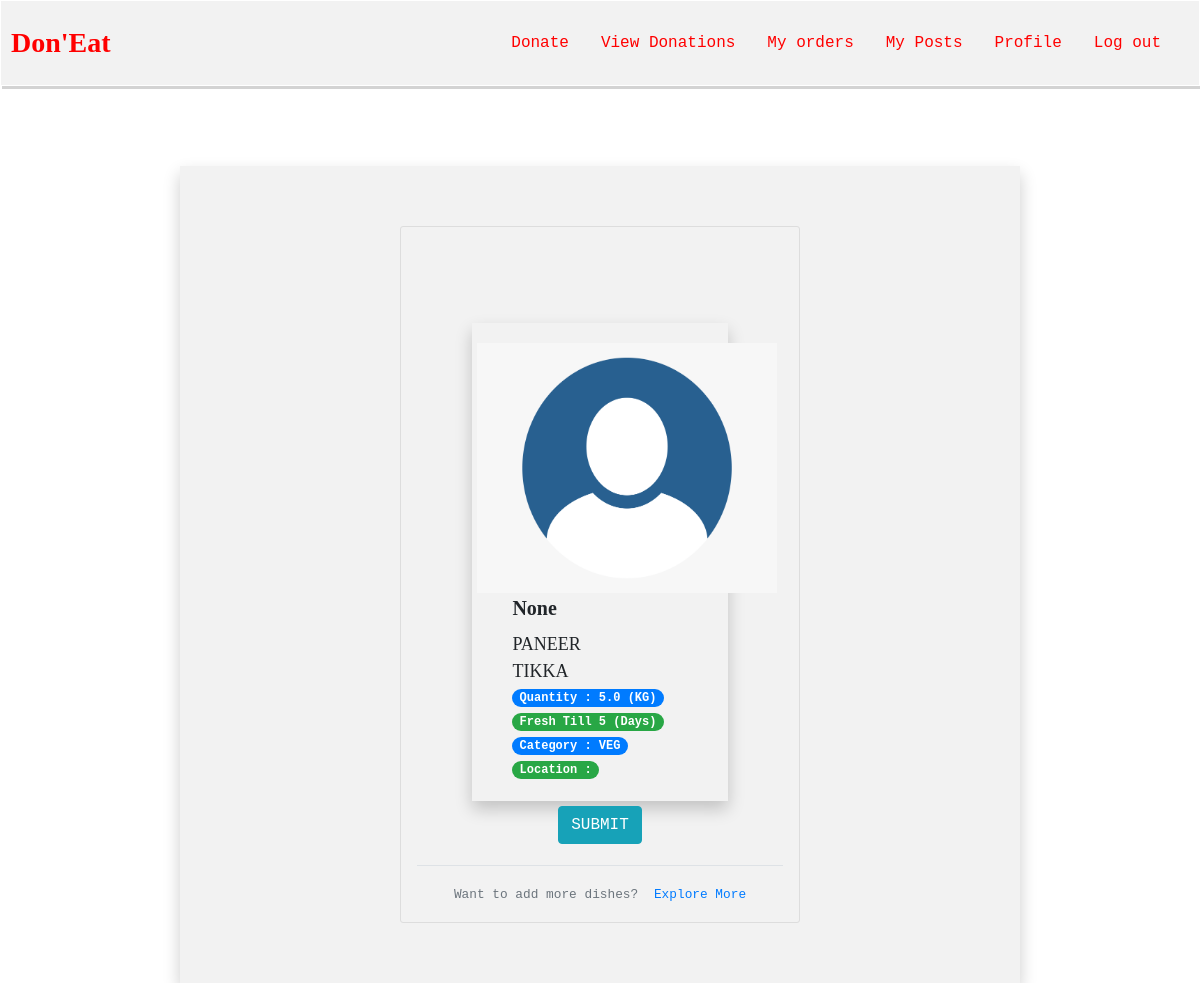
The page /view_donations/1/ (signed in) on the database as committed earlier.
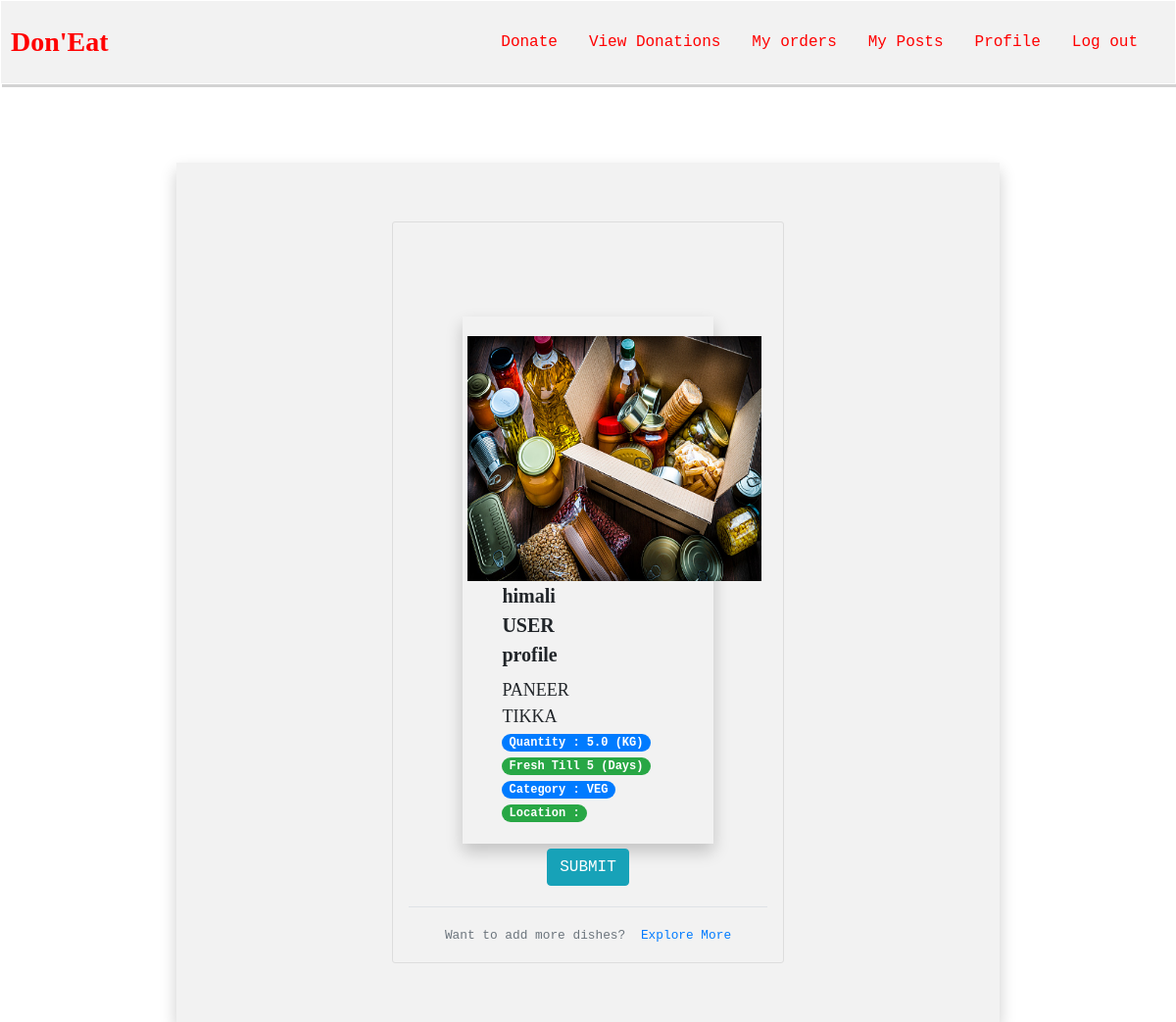
The same page on the database as committed later.
### posts/models.py (models this page shows, shortened)
class Item(models.Model):
    posting_organization = models.ForeignKey(ProfileModel,on_delete=models.CASCADE,null=True,related_name = 'posting_organization')
    ordering_organization = models.ForeignKey(ProfileModel,on_delete=models.CASCADE,null=True,related_name = 'ordering_organization')
    isOrdered = models.BooleanField(default=False,null=True)
    isDelivered = models.BooleanField(default=False,null=True)
    isQualityOK = models.BooleanField(default=False,null=True)
    isQuantityOK = models.BooleanField(default=False,null=True)
    description = models.CharField(max_length=100)
    quantity = models.FloatField()
    category = models.CharField(choices=CATEGORY_CHOICES, default='VEG',null=True,max_length=100)
    image = models.ImageField(default='default.png',upload_to='profile_pics')
    freshTill = models.IntegerField(default=0)
    walletPublicAddress = models.CharField(max_length=50,null=True,default=0)
    deliveredBy = models.ForeignKey(ProfileModel,on_delete=models.CASCADE,null=True,related_name = 'deliveredBy')
    isChecked = models.BooleanField(default=False,null=True)

### users/models.py (models this page shows)
class ProfileModel(models.Model):
    user = models.OneToOneField(User,on_delete=models.CASCADE)
    category = models.CharField(choices=CATEGORY_CHOICES, default='USER',null=True,max_length=100)
    image = models.ImageField(default='default.png',upload_to='profile_pics')
    instituteName = models.CharField(max_length=100,null=True)
    instituteType = models.CharField(choices=ORG_CHOICES, default='Others',null=True,max_length=100)
    location = models.CharField(max_length=100,null=True)
    acceptanceRate = models.FloatField(null=True,default=0)
    walletPublicAddress = models.CharField(max_length=50,null=True,default=0)
    def __str__(self):
        return f'{self.user.username} {self.category} profile'

### posts/views.py (the view, shortened to what this page needs)
# urls.py: path('view_donations/<int:id>/', posts_views.viewDonation, name='view_donations'),
@login_required
def viewDonation(request,id):
    ob = ProfileModel.objects.get(user=request.user)
    role = ob.category
    inst = Item.objects.get(id=id)
    context = {
        'item_obj': inst,
        'role':role
    }
    return render(request,'posts/view_donations.html',context)

### posts/templates/posts/view_donations.html (shortened to what this page needs)
{% extends 'posts/base.html' %}
{% block body %}
{% load crispy_forms_tags %}
<div class="container detail-card">
        <div class="content-section">
            <form method="POST">{% csrf_token %}
                <div class="container detail-card">
                    <div class="row">
                        <div class="row">
                        <div class="col-md-4">
                                    <img height="250px" width="300px" src="{{ item_obj.image.url }}">
                        </div>
                            </div>
                        <div class="col-md-6 offset-1">
                            <div class="row">
                                <div class="col-md-12 pb-2" style="font-size: 20px; font-family: Tahoma; font-weight: bold;">
                                    {{ item_obj.posting_organization }}
                                </div>
                            </div>
                            <div class="row">
                                <div class="col-md-12" style="font-family: fantasy; font-size: 18px;">
                                    {{ item_obj.description }}
                                </div>
                            </div>
                            <div class="row">
                                <div class="col-md-12">
                                    <span class="badge badge-pill badge-primary"> Quantity : {{ item_obj.quantity }} (KG) </span>
                                    <span class="badge badge-pill badge-success"> Fresh Till {{ item_obj.freshTill }} (Days) </span>
                                    <span class="badge badge-pill badge-primary"> Category : {{ item_obj.category }} </span>
                                    <br>
                                    <span class="badge badge-pill badge-success"> Location : {{ item.posting_organization.location }} </span>
                                </div>
                            </div>
                        </div>
                    </div>
                </div>
               <div class="form-group" style="text-align: center;">
               <button type="submit" class="btn btn-info">SUBMIT</button>
                   </div>
                 </form>
                 <div class="border-top pt-3" style="text-align: center;">
                     <small class="text-muted">
                         Want to add more dishes?
                         <a class="ml-2" href="{% url 'index' %}"> Explore More </a>
                     </small>
                 </div>
           </div>
    </div>
{% endblock %}

Rows that differ between the two databases and show on the page:
changed Item "PANEER TIKKA": image: picture added in place of a placeholder; posting_organization "None" → "himali USER profile"
